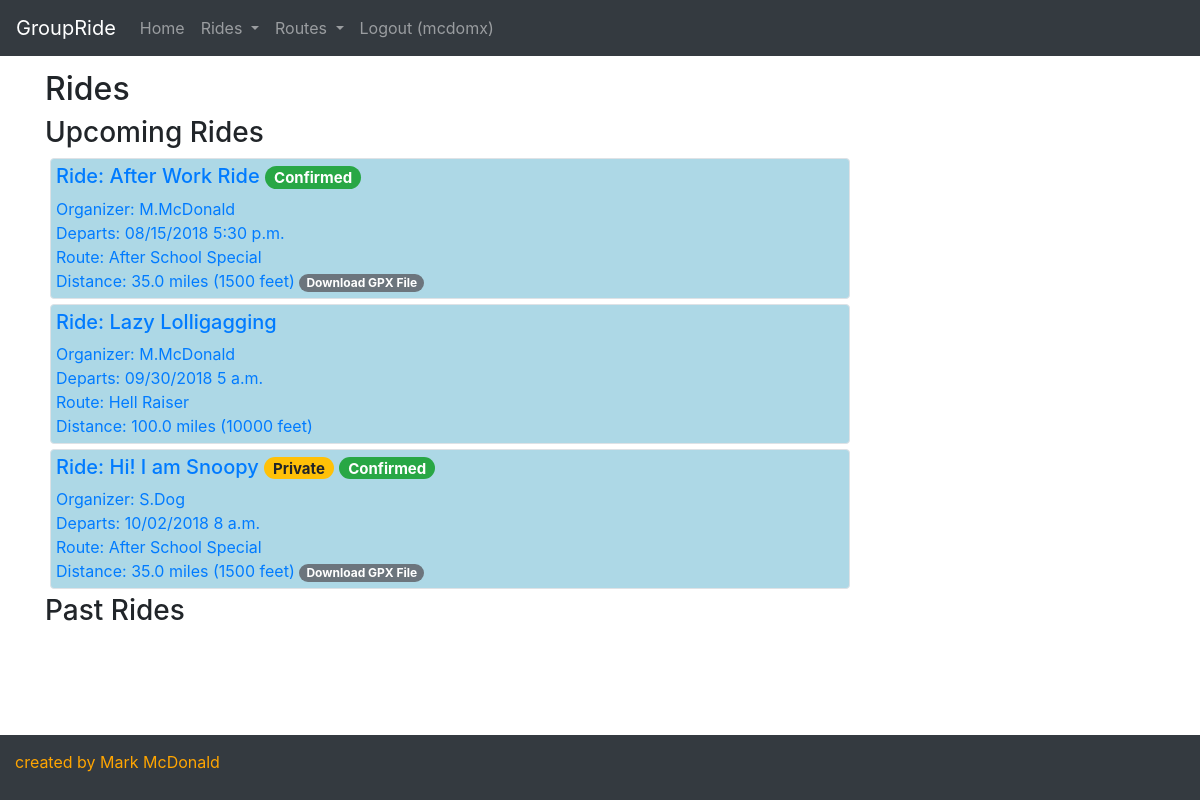
The page /rides/ (signed in) on the database as committed earlier.
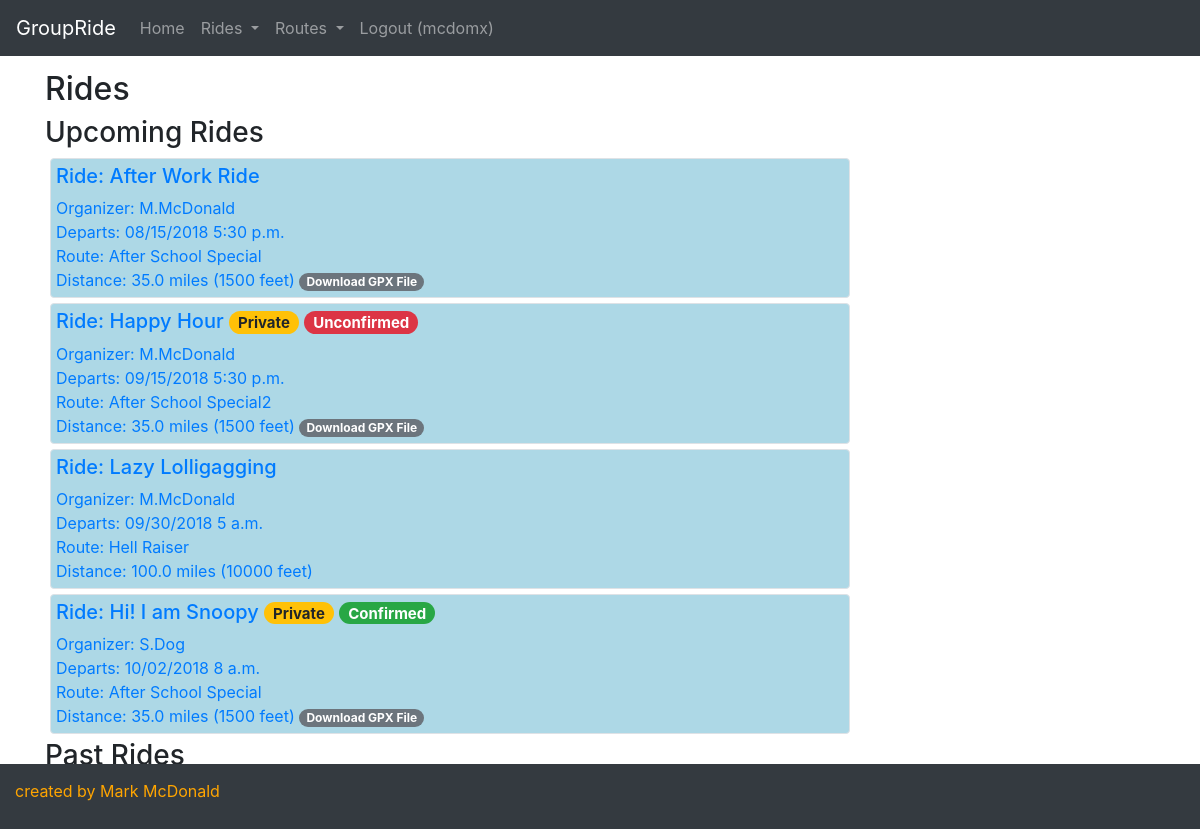
The same page on the database as committed later.
### groupride/models.py (models this page shows, shortened)
class Ride(models.Model):
    created_by = models.ForeignKey(User, on_delete = models.SET_NULL, blank = True, null = True, related_name = "created_rides")
    created_on = models.DateTimeField(auto_now_add = True, editable = False, blank = False)
    ride_name = models.CharField(max_length = 256, blank = True, null = True)
    ride_date = models.DateTimeField(editable = True, blank = False, null = False)
    private = models.BooleanField(default = False)
    route = models.ForeignKey(Route, on_delete = models.SET_NULL, blank = True, null = True, related_name = "rides")
    confirmed_riders = models.ManyToManyField(User, related_name = "confirmed_ride")
    invited_riders = models.ManyToManyField(User, related_name = "invited_ride")
    comments = models.ManyToManyField(Comment, blank = True)

class Route(models.Model):
    created_by = models.ForeignKey(User, on_delete = models.SET_NULL, blank = True, null = True, related_name = "created_routes")
    created_on = models.DateTimeField(auto_now_add = True, editable = False, blank = False)
    route_name = models.CharField(max_length = 256, blank = True, null = True)
    miles = models.DecimalField(max_digits = 6, decimal_places = 1, blank = True, null = True)
    vertical_feet = models.IntegerField(blank = True, null = True)
    origin = models.CharField(max_length = 64, blank = True, null = True)
    reviews = models.ManyToManyField(Review, blank = True)
    gpxfile = models.FileField(blank = True, null = True)

### groupride/views.py (the view)
# urls.py: path("rides/", views.rides, name="rides"),
def rides(request):
    upcoming_rides = Ride.objects.filter(ride_date__gte = datetime.now()).order_by('ride_date')
    past_rides = Ride.objects.filter(ride_date__lt = datetime.now()).order_by('ride_date').reverse()
    context = {
        'upcoming_rides': upcoming_rides,
        'past_rides': past_rides,
        }
    return render(request, "groupride/rides.html", context)

### groupride/templates/groupride/rides.html (shortened to what this page needs)
{% extends 'groupride/template.html' %}
{% block body %}
  <div class="container">
    <h2>Rides</h2>
    <div class="panel-group">
    <h3>Upcoming Rides</h3>
    {% for ride in upcoming_rides %}
      {% if ride.private is True and user in ride.invited_riders.all or ride.private is not True %}
        <a href="/ride/{{ride.id}}">
          <div class="ride_header border rounded" style="min-width: 20rem; max-width: 50rem">
            <div>
              <h5>Ride: {{ride.ride_name}}
                {% if ride.private is True %}
                  <span class="badge badge-pill badge-warning">Private</span>
                  {% if user not in ride.confirmed_riders.all %}
                    <span class="badge badge-pill badge-danger">Unconfirmed</span>
                  {% endif %}
                {% endif %}
                {% if user in ride.confirmed_riders.all %}
                  <span class="badge badge-pill badge-success">Confirmed</span>
                {% endif %}
              </h5>
              <div>Organizer: {{ride.created_by.first_name|slice:":1" }}.{{ride.created_by.last_name}} </div>
            </div>
            <div>
              <span class="">Departs: {{ ride.ride_date|date:"SHORT_DATE_FORMAT" }} {{ ride.ride_date|time:"TIME_FORMAT" }} </span>
            </div>
            <a href="/route/{{ride.route.id}}">
              <div>Route: {{ride.route.route_name}}</div>
              <div>
                <span class="">Distance: {{ride.route.miles}} miles </span>
                <span class="">({{ride.route.vertical_feet}} feet)</span>
            </a>
                {% if ride.route.gpxfile %}
                  <a href={{ride.route.gpxfile}} download>
                    <span class="badge badge-pill badge-secondary">Download GPX File</span>
                  </a>
                {% endif %}
              </div>
          </div>
        </a>
      {% endif %}
    {% endfor %}
    <div class="panel-group">
    <h3>Past Rides</h3>
    </div>
{% endblock %}

### groupride/templates/groupride/template.html (shortened to what this page needs)
{% load static %}
<!DOCTYPE html>
<html>
  <head>
      <link rel="stylesheet" href="https://stackpath.bootstrapcdn.com/bootstrap/4.1.1/css/bootstrap.min.css">
      <link rel="stylesheet" href="{% static 'groupride/styles.css' %}" />
  </head>
  <body>
    <nav class="navbar navbar-expand-md bg-dark navbar-dark fixed-top">
      <a class="navbar-brand" href="{% url 'index' %}">GroupRide</a>
      <div class="collapse navbar-collapse" id="collapsibleNavbar">
        <ul class="navbar-nav">
          <li class="nav-item">
            <a class="nav-link" href="{% url 'index' %}">Home</a>
          </li>
          <li class="nav-item dropdown">
            <a class="nav-link dropdown-toggle" href="#" id="navbardrop" data-toggle="dropdown">
              Rides
            </a>
          </li>
          <li class="nav-item dropdown">
            <a class="nav-link dropdown-toggle" href="#" id="navbardrop" data-toggle="dropdown">
              Routes
            </a>
          </li>
          {% if user.is_authenticated %}
            <li class="nav-item">
              <a class="nav-link" href="{% url 'logout' %}">Logout
                {% if user.is_authenticated %}
                 ({{user.username}})
                {% endif %}
              </a>
            </li>
          {% endif %}
        </ul>
      </div>
    </nav>
      {% block body %}
      {% endblock %}
      <footer class="row justify-content-left fixed-bottom bg-dark">
        <div class="col">created by Mark McDonald</div>
      </footer>
  </body>
</html>

### groupride/static/groupride/styles.css (style rules this page uses)
footer { padding: 15px 15px 50px 15px; color: orange; }
footer { height: 6vh; }
body { margin-top: 70px; margin-bottom: 7vh; }
.ride_header { padding: 5px; margin: 5px; background-color: lightblue; }

Rows that differ between the two databases and show on the page:
shown differently, row unchanged: Ride "After Work Ride": no longer shows "Confirmed"
added Ride: ride_name "Happy Hour", private "Private", created_by.first_name "M", created_by.last_name "McDonald", ride_date "09/15/2018", ride_date "5:30 p.m.", route.route_name "After School Special2", route.miles "35.0", route.vertical_feet "1500"
